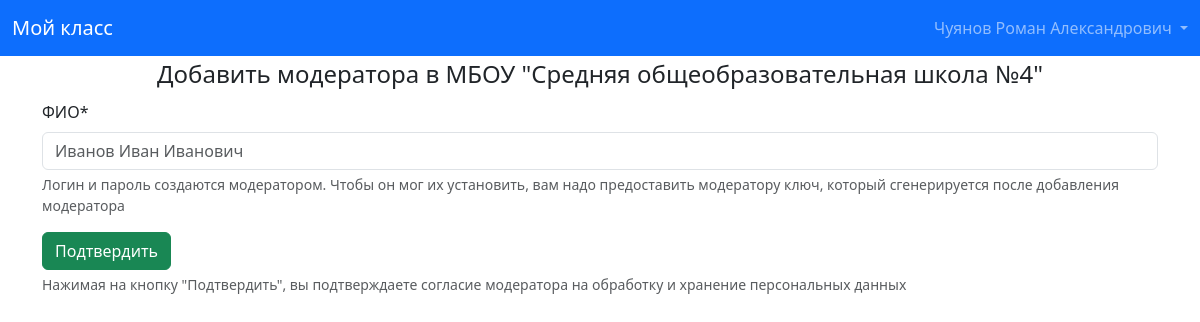
The page /schools/school/1/moderators/add (signed in) on the database its author committed.
### data/models.py (models this page shows, shortened)
class User(SqlAlchemyBase, UserMixin, SerializerMixin):
    __tablename__ = 'users'
    serialize_rules = ("-user_class", "-school",)
    id = Column(Integer, primary_key=True, autoincrement=True)
    fullname = Column(String, nullable=False)
    class_id = Column(Integer, ForeignKey("classes.id"))
    school_id = Column(Integer, ForeignKey("schools.id"))
    login = Column(String, unique=True)
    hashed_password = Column(String)
    key = Column(String, unique=True)
    is_registered = Column(Boolean, nullable=False, default=False)
    is_arrived = Column(Boolean)
    arrival_time = Column(DateTime)
    statuses = Column(String, nullable=False, default="1")
    user_class = orm.relationship('Class')
    school = orm.relationship('School')

class School(SqlAlchemyBase, SerializerMixin):
    __tablename__ = 'schools'
    serialize_rules = ("-school_class", "-user",)
    id = Column(Integer, primary_key=True, autoincrement=True)
    name = Column(String, nullable=False)
    fullname = Column(Text)
    school_class = orm.relationship("Class", back_populates="school")
    user = orm.relationship("User", back_populates="school")

### main.py (the view, shortened to what this page needs)
@app.route('/schools/school/<school_id>/moderators/add', methods=['GET', 'POST'])
@login_required
def add_moderator(school_id):
    school_id = int(school_id)  # noqa
    if not current_user.is_registered:
        return redirect(url_for("finish_register"))
    db_sess = create_session()
    school = db_sess.query(School).filter(School.id == school_id).first()  # noqa
    permission1 = db_sess.query(Permission).filter(Permission.title == "editing_self_school").first()  # noqa
    permission2 = db_sess.query(Permission).filter(Permission.title == "editing_school").first()  # noqa
    if not (allowed_permission(current_user, permission2) or (
            allowed_permission(current_user, permission1) and current_user.school_id == school_id)):
        db_sess.close()
        abort(403)
    form = ChangeFullnameForm()
    data = {
        'form': form,
        'school': school,
        'message': None
    }
    db_sess.close()
    return render_template('add_moderator.html', **data)

### data/forms.py
class ChangeFullnameForm(FlaskForm):
    fullname = StringField('ФИО', validators=[DataRequired()])
    submit = SubmitField('Подтвердить')

### data/db_session.py (called while the page is built)
def create_session() -> Session:
    global __factory
    return __factory()

### data/functions.py (called while the page is built)
def allowed_permission(user, permission, allow_default=True):
    if not (isinstance(user, (User, int)) or isinstance(permission, (Permission, int, str))):
        raise TypeError
    db_sess = create_session()  # noqa
    if isinstance(user, int):
        user = db_sess.query(User).filter(User.id == user).first()  # noqa
    user: User
    statuses = db_sess.query(Status).filter(Status.id.in_(user.statuses.split(", "))).all()  # noqa
    db_sess.close()
    for status in statuses:
        if allowed_status_permission(status, permission, allow_default=allow_default):
            return True
    if allow_default:
        return False
    return

### main.py (called while the page is built)
@login_manager.user_loader
def load_user(user_id):
    db_sess = create_session()
    user = db_sess.query(User).get(user_id)
    permission = db_sess.query(Permission).filter(Permission.title == "login").first()  # noqa
    db_sess.close()
    if isinstance(user, User):
        if allowed_permission(user, permission):
            return user

### templates/add_moderator.html (shortened to what this page needs)
{% extends "base.html" %}
{% block content %}
    <div class="container">
        <div class="row justify-content-center align-items-center">
            <form action="" method="post">
                <legend style="text-align: center">
                    Добавить модератора в {{ school.name }}
                </legend>
                <div class="mb-3">
                    {{ form.fullname.label(class="form-label") }}*
                    {{ form.fullname(class="form-control", placeholder='Иванов Иван Иванович') }}
                    <div class="form-text">
                        Логин и пароль создаются модератором. Чтобы он мог их установить, вам надо предоставить
                        модератору ключ, который сгенерируется после добавления модератора
                    </div>
                </div>
                <div>
                    {{ form.submit(type="submit", class="btn btn-success") }}
                    <div class="form-text">
                        Нажимая на кнопку "Подтвердить", вы подтверждаете согласие модератора на обработку и хранение
                        персональных данных
                    </div>
                </div>
            </form>
        </div>
    </div>
{% endblock %}

### templates/base.html (shortened to what this page needs)
<!doctype html>
<html lang="ru">
<head>
    <link href="https://cdn.jsdelivr.net/npm/bootstrap@5.3.0-alpha1/dist/css/bootstrap.min.css"
          rel="stylesheet"
>
</head>
<header>
    <nav class="navbar bg-primary" data-bs-theme="dark">
        <div class="container-fluid">
            <a class="navbar-brand mb-0 h1" href="{{ url_for("home") }}">Мой класс</a>
            {% if current_user.is_authenticated %}
                <ul class="navbar-nav">
                    <li class="nav-item dropdown">
                        <a class="nav-link dropdown-toggle" role="button"
                           data-bs-toggle="dropdown" aria-expanded="false">
                            {{ current_user.fullname }}
                        </a>
                    </li>
                </ul>
            {% endif %}
        </div>
    </nav>
</header>
<body>
{% block content %}
{% endblock %}
</body>
</html>

### rows shown on the page
User: fullname "Чуянов Роман Александрович"
School: name "МБОУ \"Средняя общеобразовательная школа №4\""
